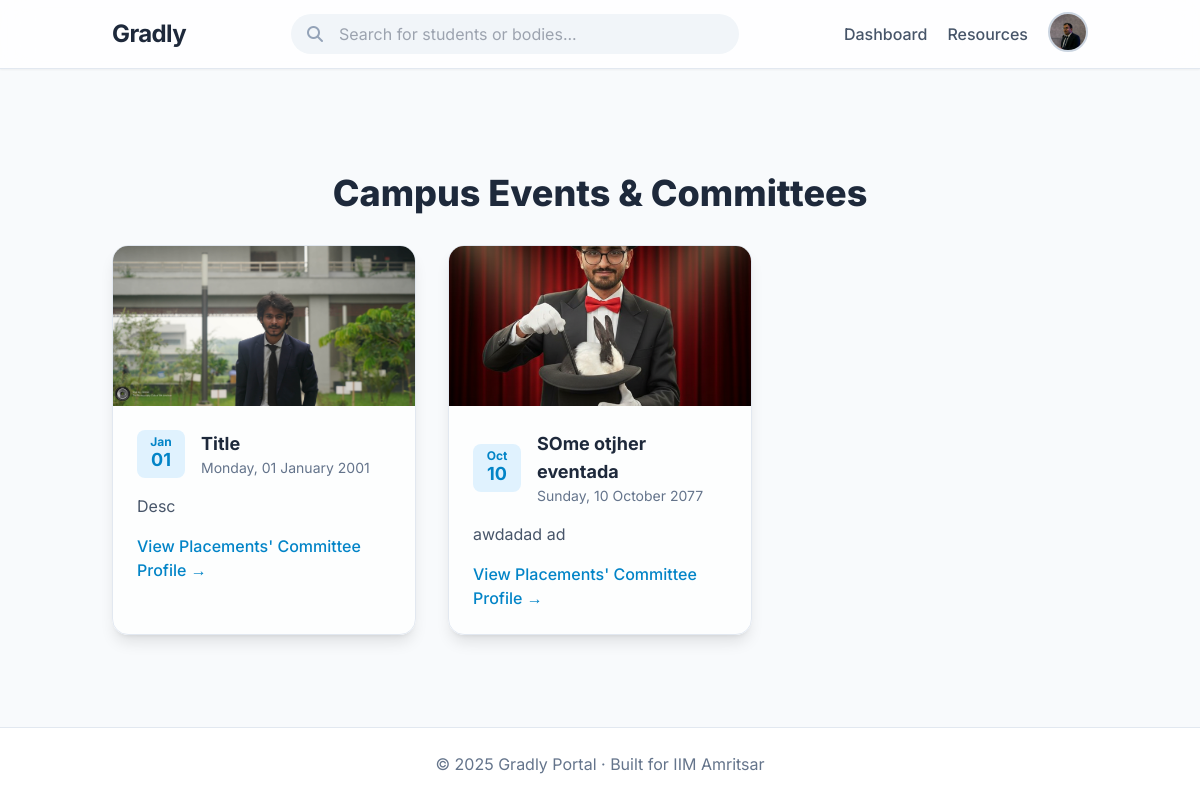
The app's page /events (signed in), older data.
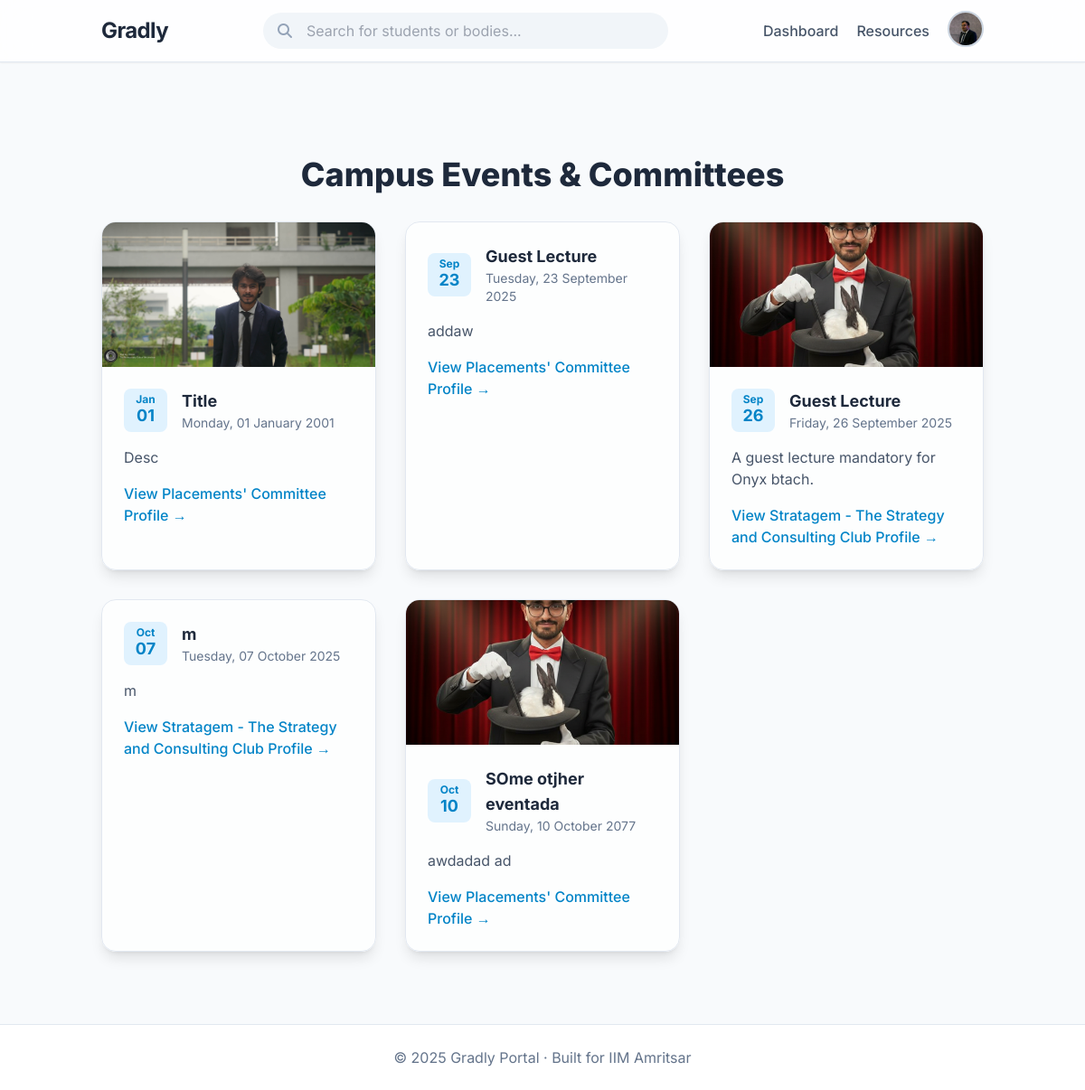
The same page, newer data.
### models.py (models this page shows, shortened)
class User(db.Model, UserMixin):
    id = db.Column(db.String(15), primary_key=True)
    name = db.Column(db.String(100), nullable=False)
    email = db.Column(db.String(120), unique=True, nullable=False)
    password = db.Column(db.String(200), nullable=False)
    cgpa = db.Column(db.Float, nullable=True)
    resume = db.Column(db.String(200), nullable=True)
    phone = db.Column(db.String(20), nullable=True)
    profile_pic = db.Column(db.String(200), nullable=True)
    show_email = db.Column(db.Boolean, default=True)
    show_phone = db.Column(db.Boolean, default=True)
    show_cgpa = db.Column(db.Boolean, default=True)
    work_experiences = db.relationship('WorkExperience', backref='user', lazy=True)
    internships = db.relationship('Internship', backref='user', lazy=True)
    certifications = db.relationship('Certification', backref='user', lazy=True)
    skills = db.relationship('Skill', backref='user', lazy=True)
    hobbies = db.relationship('Hobby', backref='user', lazy=True)
    @property
    def user_type(self):
        return "student"

class BodyEvent(db.Model):
    id = db.Column(db.Integer, primary_key=True)
    title = db.Column(db.String(250), nullable=False)
    description = db.Column(db.Text, nullable=True)
    poster = db.Column(db.String(200), nullable=True)  # path in static/uploads/
    date = db.Column(db.DateTime, default=datetime.utcnow)
    body_id = db.Column(db.Integer, db.ForeignKey('student_body.id'), nullable=False)
    body = db.relationship('StudentBody', backref=db.backref('events', lazy=True))

class StudentBody(db.Model, UserMixin):
    id = db.Column(db.Integer, primary_key=True)
    name = db.Column(db.String(200), nullable=False)
    email = db.Column(db.String(200), unique=True, nullable=False)
    body_type = db.Column(db.String(100), nullable=True)
    description = db.Column(db.Text, nullable=True)
    password = db.Column(db.String(200), nullable=False)
    logo = db.Column(db.String(200), nullable=True)

### routes/events.py (the view)
@events_bp.route('/events')
@login_required
def view_events():
    events = BodyEvent.query.order_by(BodyEvent.date.asc()).all()
    return render_template('view_events.html', events=events)

### app.py (called while the page is built)
@login_manager.user_loader
def load_user(user_id):
    if user_id.startswith("U_"):
        roll = user_id.split("_", 1)[1]   # keep string as-is
        return User.query.get(roll)
    elif user_id.startswith("B_"):
        body_id = user_id.split("_", 1)[1]
        return StudentBody.query.get(int(body_id))
    return None

@app.before_request
def create_tables():
    db.create_all()

### templates/view_events.html (shortened to what this page needs)
{% extends "base.html" %}
{% block content %}
<div class="max-w-5xl mx-auto py-12">
    <h1 class="text-4xl font-extrabold text-slate-800 mb-8 text-center">Campus Events & Committees</h1>
    <div class="grid md:grid-cols-2 lg:grid-cols-3 gap-8">
        {% for event in events %}
        <div
            class="bg-white/70 backdrop-blur-lg rounded-2xl shadow-lg border border-slate-200 overflow-hidden hover:shadow-2xl transition-all duration-300">
            {% if event.poster %}
            <img src="{{ url_for('static', filename=event.poster) }}" class="w-full h-40 object-cover"
                alt="Event Poster">
            {% endif %}
            <div class="p-6">
                <div class="flex items-center space-x-4 mb-4">
                    <div
                        class="flex-shrink-0 bg-sky-100 text-sky-600 h-12 w-12 rounded-lg flex flex-col items-center justify-center font-bold">
                        <span class="text-xs -mb-1">{{ event.date.strftime('%b') }}</span>
                        <span class="text-lg">{{ event.date.strftime('%d') }}</span>
                    </div>
                    <div>
                        <h3 class="text-lg font-bold text-slate-800">{{ event.title }}</h3>
                        <p class="text-slate-500 text-sm">{{ event.date.strftime('%A, %d %B %Y') }}</p>
                    </div>
                </div>
                <p class="text-slate-600 mb-4">{{ event.description[:120] }}</p>
                <a href="{{ url_for('studentbody.view_body', body_id=event.body_id) }}"
                    class="inline-block text-sky-600 hover:underline font-medium">
                    View {{ event.body.name }} Profile →
                </a>
            </div>
        </div>
        {% else %}
        <p class="text-slate-500 col-span-full text-center">No events are currently listed.</p>
        {% endfor %}
    </div>
</div>
{% endblock %}

### templates/base.html (shortened to what this page needs)
<!DOCTYPE html>
<html lang="en" class="scroll-smooth">
<head>
    <script src="https://cdn.tailwindcss.com"></script>
    <link rel="stylesheet" href="https://cdnjs.cloudflare.com/ajax/libs/font-awesome/6.5.2/css/all.min.css"
 />
</head>
<body class="bg-slate-50 text-slate-800 flex flex-col min-h-screen">
    <nav class="sticky top-0 z-50 bg-white/80 backdrop-blur-lg shadow-sm border-b border-slate-200">
        <div class="container mx-auto px-6 py-3 flex justify-between items-center">
            <a href="{% if current_user.is_authenticated and current_user.user_type == 'body' %}
                     {{ url_for('studentbody.body_home', body_id=current_user.id) }}
                  {% else %}
                     {{ url_for('home') }}
                  {% endif %}" class="text-2xl font-bold text-slate-800 tracking-tight">
                Gradly
            </a>
            {% if current_user.is_authenticated %}
            <div class="relative w-full max-w-md hidden md:block">
                <i class="fa fa-search absolute left-4 top-1/2 -translate-y-1/2 text-slate-400"></i>
                <input id="search-bar" type="text" placeholder="Search for students or bodies..."
                    class="w-full pl-12 pr-4 py-2 rounded-full bg-slate-100 border-transparent focus:outline-none focus:ring-2 focus:ring-sky-500 transition-all">
            </div>
            {% endif %}
            <div class="flex items-center space-x-5">
                {% if current_user.is_authenticated %}
                {% if current_user.user_type == "student" %}
                <a href="{{ url_for('dashboard.dashboard') }}"
                    class="text-slate-600 hover:text-sky-500 font-medium transition-colors">Dashboard</a>
                {% elif current_user.user_type == "body" %}
                <a href="{{ url_for('studentbody.body_dashboard', body_id=current_user.id) }}"
                    class="text-slate-600 hover:text-pink-500 font-medium transition-colors">Dashboard</a>
                {% endif %}
                <a href="{{ url_for('resources.resources') }}"
                    class="text-slate-600 hover:text-sky-500 font-medium transition-colors">Resources</a>
                <div class="relative" x-data="{ open: false }">
                    <button @click="open = !open"
                        class="w-10 h-10 rounded-full overflow-hidden border-2 border-slate-300 focus:outline-none">
                        {% if current_user.profile_pic %}
                        <img src="{{ url_for('static', filename=current_user.profile_pic) }}" alt="Profile Picture"
                            class="w-full h-full object-cover">
                        {% else %}
                        <img src="{{ url_for('static', filename='default-profile.png') }}" alt="Default Picture"
                            class="w-full h-full object-cover">
                        {% endif %}
                    </button>
                </div>
                {% else %}
                <a href="{{ url_for('auth.login') }}"
                    class="text-slate-600 hover:text-sky-500 font-medium transition-colors">Login</a>
                <a href="{{ url_for('auth.register') }}"
                    class="bg-sky-500 text-white px-4 py-2 rounded-full text-sm font-semibold hover:bg-sky-600 transition-all duration-300">Register</a>
                {% endif %}
            </div>
        </div>
    </nav>
    <main class="container mx-auto px-6 py-8 flex-grow">
        <div class="content-fade-in">
            {% block content %}{% endblock %}
        </div>
    </main>
    <footer class="bg-white border-t border-slate-200 text-center py-6 mt-auto">
        <p class="text-slate-500">&copy; 2025 Gradly Portal · Built for IIM Amritsar</p>
    </footer>
</body>
</html>

### templates/base.html (style rules this page uses)
body { font-family: 'Inter', sans-serif; }
.content-fade-in { animation: fadeIn 0.6s ease-in-out forwards; }

Row changes from the older to the newer data that the page shows:
added BodyEvent: date "Sep", date "23", title "Guest Lecture", date "Tuesday, 23 September 2025", description "addaw", body.name "Placements' Committee"
added BodyEvent: poster (picture), date "Sep", date "26", title "Guest Lecture", date "Friday, 26 September 2025", description "A guest lecture mandatory for Onyx btach.", body.name "Stratagem - The Strategy and Consulting Club"
added BodyEvent: date "Oct", date "07", title "m", date "Tuesday, 07 October 2025", description "m", body.name "Stratagem - The Strategy and Consulting Club"
